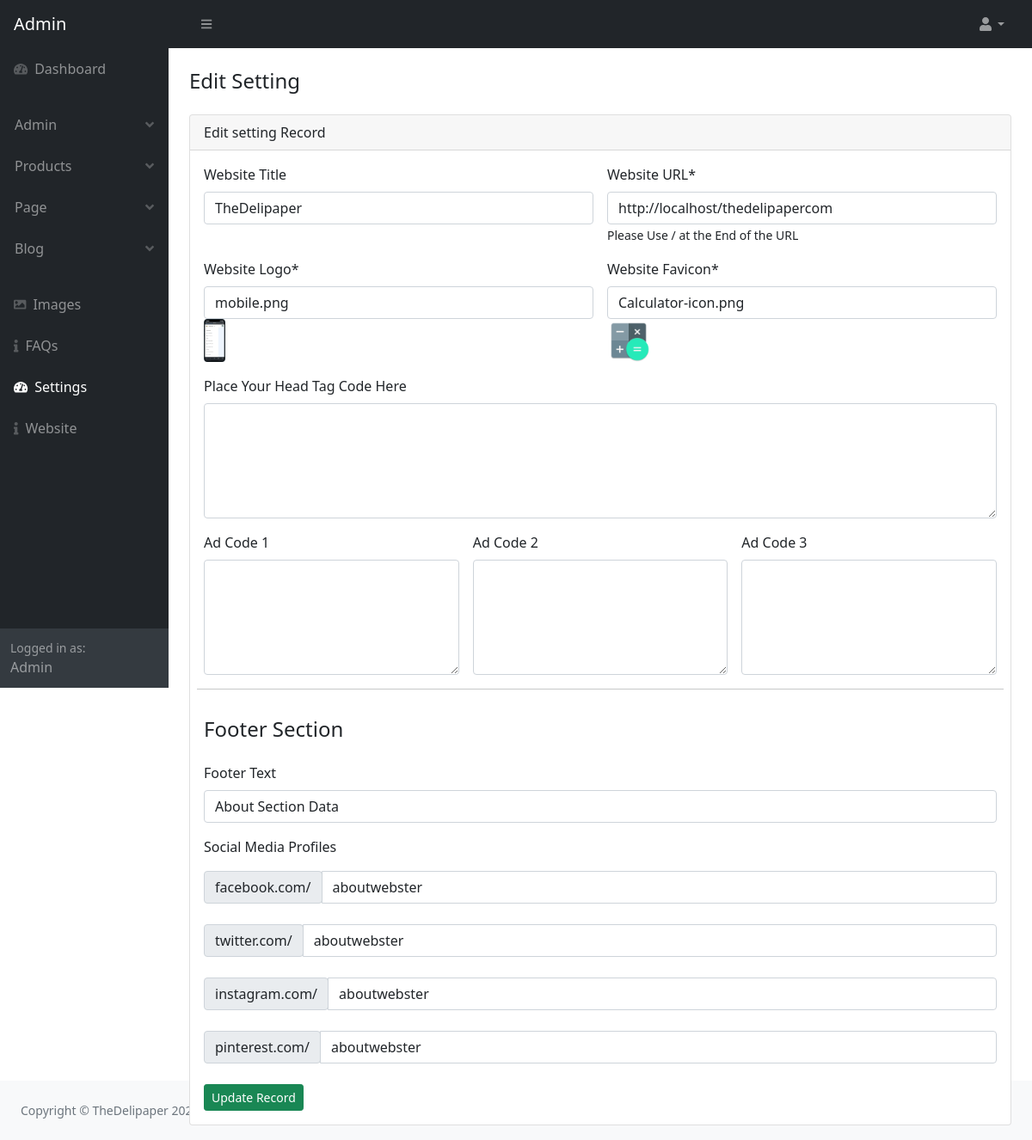
The app's page /admin/setting.php (signed in), older data.
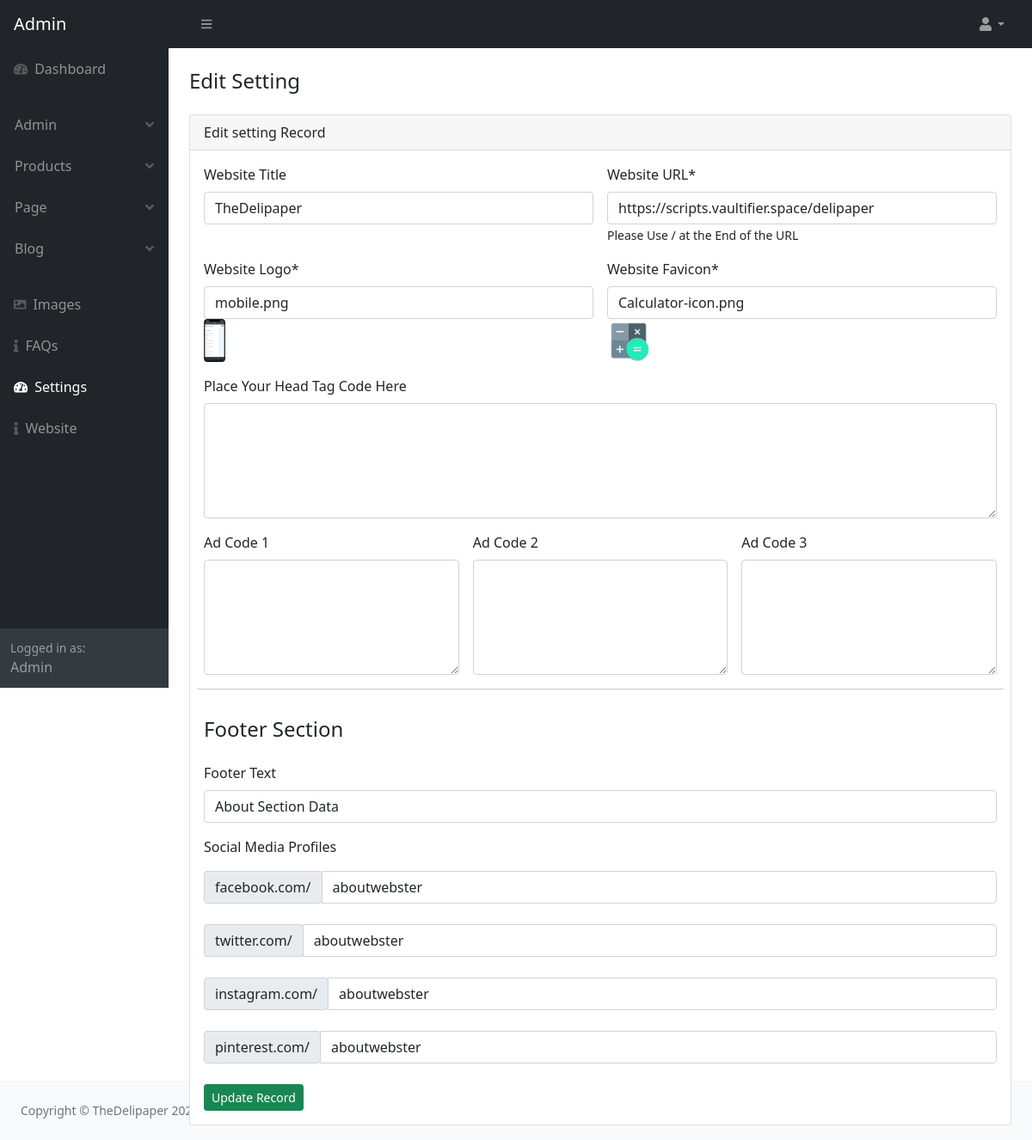
The same page, newer data.
### tables this page shows
CREATE TABLE `setting` (
  `setting_id` int(11) NOT NULL AUTO_INCREMENT,
  `website_title` varchar(500) NOT NULL,
  `website_url` varchar(500) NOT NULL,
  `website_logo` varchar(500) NOT NULL,
  `website_favicon` varchar(500) NOT NULL,
  `website_head_code` text NOT NULL,
  `ad_code_one` text NOT NULL,
  `ad_code_two` text NOT NULL,
  `ad_code_three` text NOT NULL,
  `footer_text` text NOT NULL,
  `facebook` varchar(255) NOT NULL,
  `twitter` varchar(255) NOT NULL,
  `instagram` varchar(25) NOT NULL,
  `pinterest` varchar(255) NOT NULL,
  PRIMARY KEY (`setting_id`)
);

### admin/setting.php (the view, shortened to what the changed rows need)
<?php
require_once('parts/top.php'); ?>
</head>
<body class="sb-nav-fixed">
    <div id="layoutSidenav">
        <div id="layoutSidenav_content">
            <main>
                <div class="main-content-container container-fluid px-4">
                    <div class="card mb-1">
                        <div class="card-body">
                            <form class="row g-3" action="" method="post" enctype="multipart/form-data">
                                <div class="col-md-6">
                                    <label class="form-label">Website Title</label>
                                    <input type="text" name="website_title" value="<?php echo $website_title; ?>"
                                        class="form-control" autofocus required />
                                </div>
                                <div class="col-md-6">
                                    <label class="form-label">Website URL*</label>
                                    <input type="url" name="website_url" value="<?php echo $website_url; ?>"
                                        class="form-control" required />
                                    <small>Please Use / at the End of the URL</small>
                                </div>
                                <div class="col-md-6">
                                    <label class="form-label">Website Logo*</label>
                                    <input type="text" name="website_logo" value="<?php echo $website_logo; ?>"
                                        class="form-control">
                                    <img src="assets/img/<?php echo $website_logo; ?>" height="50px">
                                </div>
                                <div class="col-md-6">
                                    <label class="form-label">Website Favicon*</label>
                                    <input type="text" name="website_favicon" value="<?php echo $website_favicon; ?>"
                                        class="form-control">
                                    <img src="assets/img/<?php echo $website_favicon; ?>" height="50px">
                                </div>
                                <br>
                                <div class="col-md-12">
                                    <label class="form-label">Footer Text</label>
                                    <input type="text" name="footer_text" value="<?php echo $footer_text; ?>"
                                        class="form-control" required />
                                </div>
                                <div class="input-group mb-2">
                                    <div class="input-group-prepend">
                                        <span class="input-group-text" id="basic-addon3">facebook.com/</span>
                                    </div>
                                    <input type="text" class="form-control" value="<?php echo $facebook; ?>"
                                        name="facebook" id="basic-url" aria-describedby="basic-addon3">
                                </div>
                                <div class="input-group mb-2">
                                    <div class="input-group-prepend">
                                        <span class="input-group-text" id="basic-addon3">twitter.com/</span>
                                    </div>
                                    <input type="text" class="form-control" value="<?php echo $twitter; ?>"
                                        name="twitter" id="basic-url" aria-describedby="basic-addon3">
                                </div>
                                <div class="input-group mb-2">
                                    <div class="input-group-prepend">
                                        <span class="input-group-text" id="basic-addon3">instagram.com/</span>
                                    </div>
                                    <input type="text" class="form-control" value="<?php echo $instagram; ?>"
                                        name="instagram" id="basic-url" aria-describedby="basic-addon3">
                                </div>
                                <div class="input-group mb-2">
                                    <div class="input-group-prepend">
                                        <span class="input-group-text" id="basic-addon3">pinterest.com/</span>
                                    </div>
                                    <input type="text" class="form-control" value="<?php echo $pinterest; ?>"
                                        name="pinterest" id="basic-url" aria-describedby="basic-addon3">
                                </div>
                                <br>
                            </form>
                        </div>
                    </div>
                </div>
        </div>
    </div>
    <?php require_once('parts/footer.php'); ?>
</body>
</html>

### admin/parts/footer.php
<footer class="py-4 bg-light mt-auto">
    <div class="container-fluid px-4">
        <div class="d-flex align-items-center justify-content-between small">
            <div class="text-muted">Copyright &copy; <?php echo $website_title; ?> <?php echo  date("Y"); ?></div>
        </div>
    </div>
</footer>

Row changes from the older to the newer data that the page shows:
changed setting "TheDelipaper": website_url "http://localhost/thedelipapercom" → "https://scripts.vaultifier.space/delipaper"
